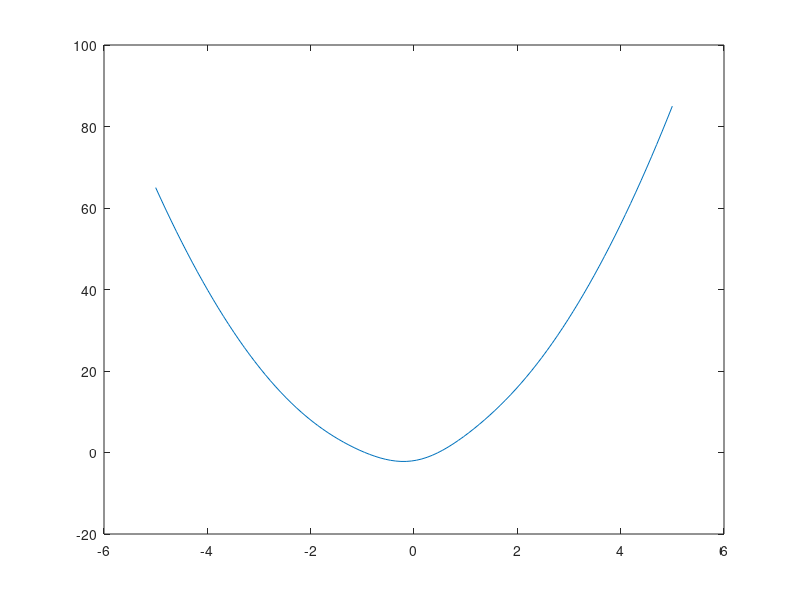

Write MATLAB code to recreate this figure.
%% d1
y = [5 0 -75 -70 1404 2520] % koeff för pol
z = roots(y) % ger rötterna i vektor
x = linspace(-10, 10);
plot(x, polyval(y,x))
d = polyval(y,z) % ge värdet i nollställena, borde vara 0

%% d2
z = poly([-7 -6 -5 8]) % ta fram ett polynom med dessa rötter
x = linspace(-50, 50, 1000);
plot(x, polyval(z, x)) %ok

%% d3
f = @(t) 3.*exp(-0.2.*t)+4.*cos(2.*t);
S = integral(f, 1.5, 3.3)
x = linspace(0, 5);
plot(x, f(x))
grid on

%% d4
g = @(x) cos(exp(x))./(1-x);
x = linspace(2,3);
z1 = fminbnd(g,2,2.8) % sök min
z2 = fminbnd(g,2.8,3) % sök min
g(z1)
g(z2)
plot(x, g(x)) % plotta för att jämföra
grid on

%% d5
h = @(x) 3.*x.^2+2.*x-2.*exp(-x.^2);
x = linspace(-5,5);
plot(x, h(x))
z1 = fzero(h, -1)
z3 = fzero(h, 1)
h(z1)
z2 = fminbnd(h, -1, 1)
h(z2)

%% d6
format short
A = 4*eye(10)
v = 5*ones(1, 9)
B = diag(v, 1)
C = diag(v, -1)
M = A + B + C
det(M)
